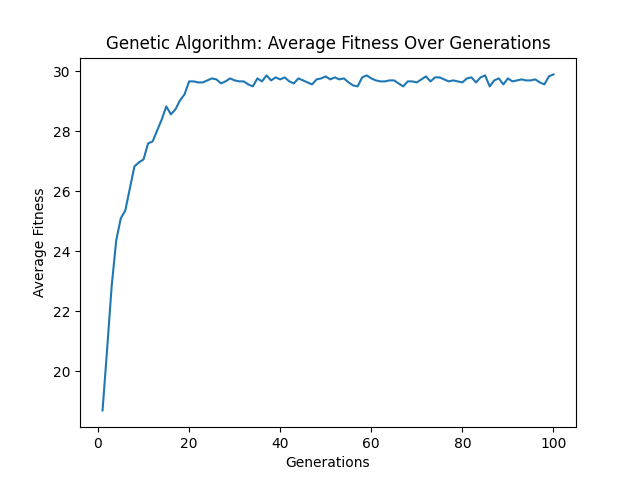

Generate this figure with Python:
import random

from matplotlib import pyplot as plt


def init_population(population_size, string_length):
    population = []
    for x in range(0, population_size):
        str = ""
        for _ in range(string_length):
            str += random.choice('01')
        population.append(str)
    return population


def avg_fitness(population):
    sum = 0
    for chromosome in population:
        sum += calculate_fitness(chromosome)
    return sum / len(population)


def calculate_fitness(chromosome):
    return chromosome.count('1')


def parent_selection(population):
    # tournament selection
    tournament = []
    # Choose 5 random chromosomes
    for x in range(0, 5):
        tournament.append(random.choice(population))
    max = 0
    for x in range(0, len(tournament)):
        if calculate_fitness(tournament[x]) >= max:
            max = calculate_fitness(tournament[x])
            parent = tournament[x]
    return parent


def crossover(parent1, parent2):
    # random crossover point
    crossover_point = random.randint(0, len(parent1))
    return parent1[:crossover_point] + parent2[crossover_point:], parent1[:crossover_point] + parent1[crossover_point:]


def mutate(children, mutation_rate):
    mutated_kids = []
    for child in children:
        mutated_child = ""
        for char in child:
            if random.random() < mutation_rate:
                if char == "1":
                    mutated_child += "0"
                elif char == "0":
                    mutated_child += "1"
            else:
                mutated_child += char
        mutated_kids.append(mutated_child)
    return mutated_kids


def evolve(population):
    crossover_rate = 0.8
    mutation_rate = 0.01
    new_population = []
    for x in range(0, 15):
        # Select parents
        parent1 = parent_selection(population)
        parent2 = parent_selection(population)
        # Create children
        if random.random() < crossover_rate:
            children = crossover(parent1, parent2)
            new_population += (mutate(children, mutation_rate))
        else:
            new_population += (mutate((parent1, parent2), mutation_rate))

    return new_population


def genetic_algorithm(pop_size, str_length, generations):
    population = init_population(pop_size, str_length)
    fitness_hist = []
    for x in range(0, generations):
        population = evolve(population)
        fitness_hist.append(avg_fitness(population))
    plt.plot(range(1, generations + 1), fitness_hist)
    plt.xlabel('Generations')
    plt.ylabel('Average Fitness')
    plt.title('Genetic Algorithm: Average Fitness Over Generations')
    plt.show()


if __name__ == "__main__":
    population_size = 100
    string_length = 30
    generations = 100

    genetic_algorithm(population_size, string_length, generations)
